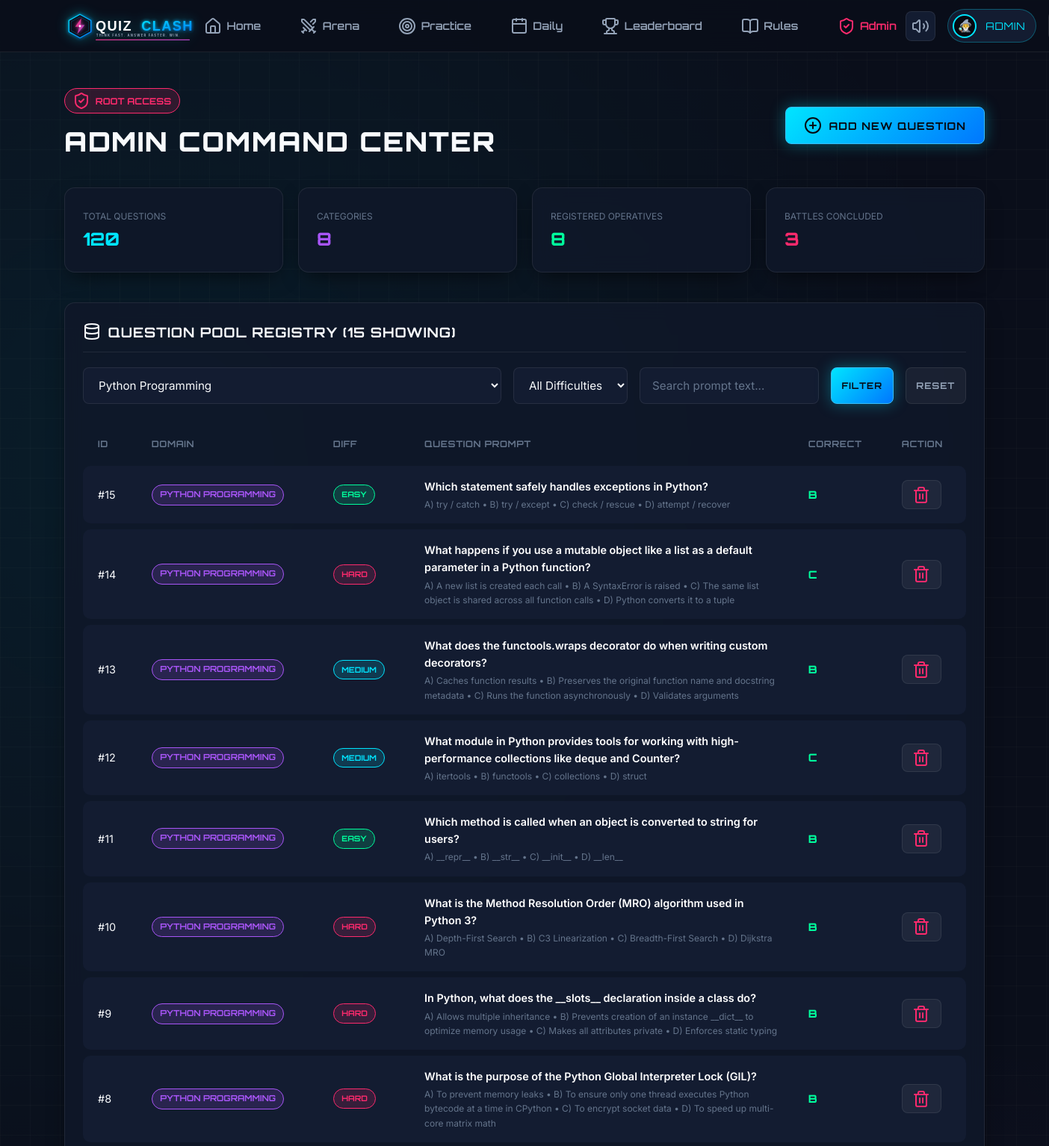
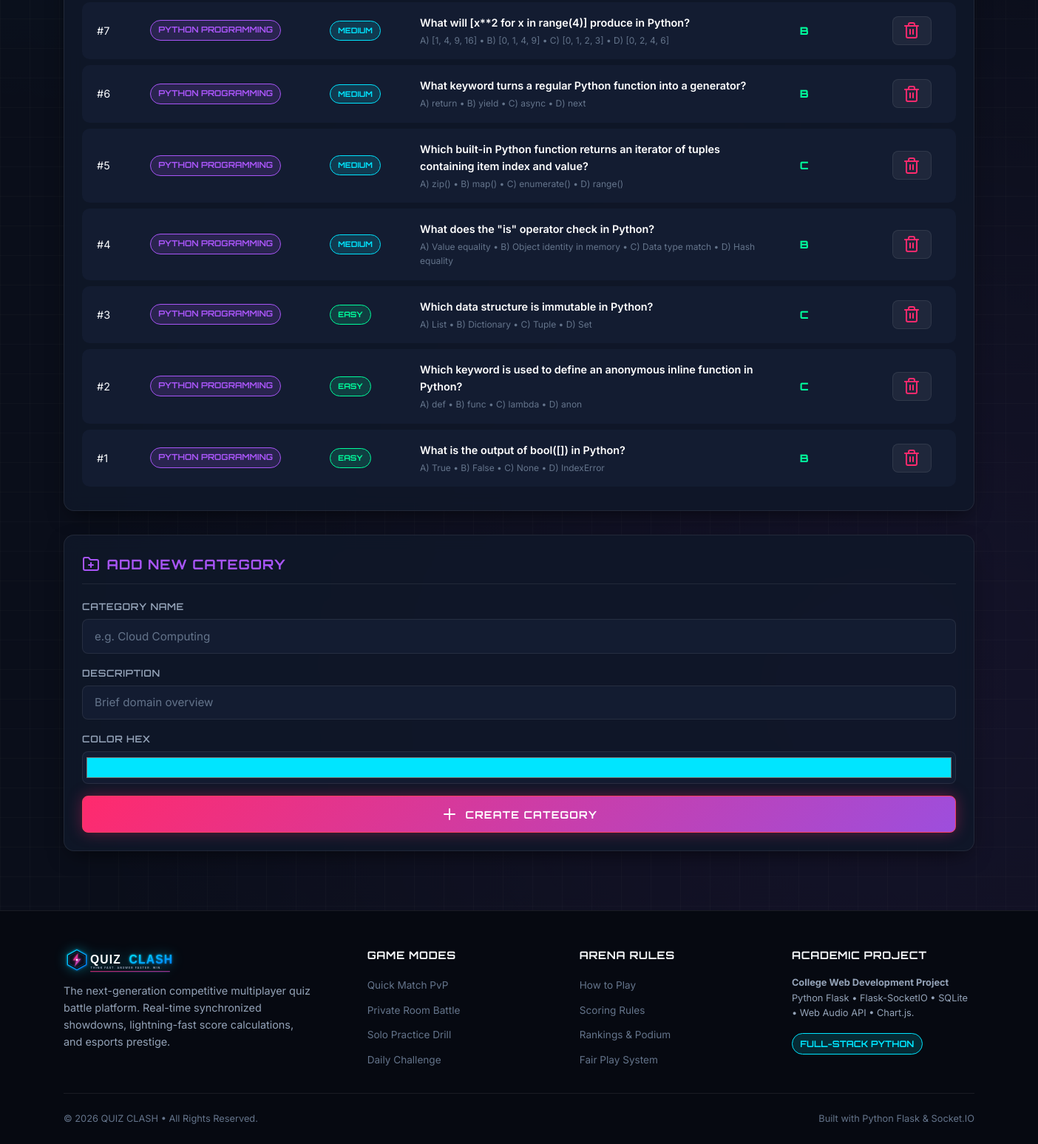
The app's page /admin/?category_id=1 (signed in) with its own data (2 pictures, top to bottom).
### models/user.py (models this page shows, shortened)
class User(db.Model):
    __tablename__ = 'users'
    id = db.Column(db.Integer, primary_key=True)
    username = db.Column(db.String(40), unique=True, nullable=False, index=True)
    email = db.Column(db.String(120), unique=True, nullable=True)
    password_hash = db.Column(db.String(255), nullable=False)
    avatar = db.Column(db.String(50), default='cyber_ninja')
    is_guest = db.Column(db.Boolean, default=False)
    is_admin = db.Column(db.Boolean, default=False)
    created_at = db.Column(db.DateTime, default=lambda: datetime.now(timezone.utc))
    last_active = db.Column(db.DateTime, default=lambda: datetime.now(timezone.utc))
    stats = db.relationship('PlayerStats', backref='user', uselist=False, cascade='all, delete-orphan')
    achievements = db.relationship('UserAchievement', backref='user', lazy='dynamic', cascade='all, delete-orphan')
    participations = db.relationship('MatchParticipant', backref='user', lazy='dynamic')

### models/question.py (models this page shows, shortened)
class Question(db.Model):
    __tablename__ = 'questions'
    id = db.Column(db.Integer, primary_key=True)
    category_id = db.Column(db.Integer, db.ForeignKey('categories.id', ondelete='CASCADE'), nullable=False)
    difficulty = db.Column(db.String(20), default='medium')  # 'easy', 'medium', 'hard'
    question_text = db.Column(db.Text, nullable=False)
    option_a = db.Column(db.String(255), nullable=False)
    option_b = db.Column(db.String(255), nullable=False)
    option_c = db.Column(db.String(255), nullable=False)
    option_d = db.Column(db.String(255), nullable=False)
    correct_option = db.Column(db.String(1), nullable=False)  # 'A', 'B', 'C', 'D'
    explanation = db.Column(db.Text, nullable=True)
    created_at = db.Column(db.DateTime, default=lambda: datetime.now(timezone.utc))

class Category(db.Model):
    __tablename__ = 'categories'
    id = db.Column(db.Integer, primary_key=True)
    name = db.Column(db.String(80), unique=True, nullable=False)
    slug = db.Column(db.String(80), unique=True, nullable=False)
    description = db.Column(db.String(255), nullable=True)
    icon_name = db.Column(db.String(50), default='zap')
    color_hex = db.Column(db.String(20), default='#00E5FF')
    questions = db.relationship('Question', backref='category', lazy='dynamic', cascade='all, delete-orphan')

### routes/admin.py (the view)
@admin_bp.route('/', strict_slashes=False)
@admin_required
def admin_panel():
    total_users = User.query.count()
    total_questions = Question.query.count()
    total_categories = Category.query.count()
    total_battles = MatchHistory.query.count()
    categories = Category.query.all()
    category_id = request.args.get('category_id')
    difficulty = request.args.get('difficulty')
    search_q = request.args.get('q', '').strip()
    q_query = Question.query
    if category_id and category_id != 'all':
        q_query = q_query.filter_by(category_id=int(category_id))
    if difficulty and difficulty != 'all':
        q_query = q_query.filter_by(difficulty=difficulty)
    if search_q:
        q_query = q_query.filter(Question.question_text.ilike(f'%{search_q}%'))
    questions = q_query.order_by(Question.id.desc()).all()
    recent_battles = MatchHistory.query.order_by(MatchHistory.played_at.desc()).limit(8).all()
    return render_template(
        'admin.html',
        total_users=total_users,
        total_questions=total_questions,
        total_categories=total_categories,
        total_battles=total_battles,
        categories=categories,
        questions=questions,
        recent_battles=recent_battles,
        selected_category=category_id,
        selected_difficulty=difficulty,
        search_q=search_q
    )

### routes/admin.py (called while the page is built)
def admin_required(view):
    @functools.wraps(view)
    def wrapped_view(**kwargs):
        if 'user_id' not in session:
            flash('Admin login required.', 'danger')
            return redirect(url_for('auth.login'))
        user = db.session.get(User, session['user_id'])
        if not user or not user.is_admin:
            flash('Access denied. Administrator privileges required.', 'danger')
            return redirect(url_for('dashboard.dashboard_view'))
        return view(**kwargs)
    return wrapped_view

### templates/admin.html (shortened to what this page needs)
{% extends "base.html" %}
{% block content %}
<div class="container" style="padding: 3rem 1.5rem 5rem 1.5rem;">
  <div style="display: flex; align-items: center; justify-content: space-between; margin-bottom: 2rem; flex-wrap: wrap; gap: 1rem;">
    <div>
      <span class="badge-cyber badge-pink"><i data-lucide="shield-check"></i> ROOT ACCESS</span>
      <h2 style="font-size: 2.25rem; font-weight: 900; margin-top: 0.4rem;">ADMIN COMMAND CENTER</h2>
    </div>
    <button type="button" class="btn-cyber btn-cyber-primary" onclick="document.getElementById('addQuestionModal').style.display='flex'">
      <i data-lucide="plus-circle"></i> Add New Question
    </button>
  </div>
  <div style="display: grid; grid-template-columns: repeat(auto-fit, minmax(200px, 1fr)); gap: 1.25rem; margin-bottom: 2.5rem;">
    <div class="cyber-card">
      <span class="breakdown-stat-label">Total Questions</span>
      <div class="breakdown-stat-val text-cyan">{{ total_questions }}</div>
    </div>
    <div class="cyber-card">
      <span class="breakdown-stat-label">Categories</span>
      <div class="breakdown-stat-val text-purple">{{ total_categories }}</div>
    </div>
    <div class="cyber-card">
      <span class="breakdown-stat-label">Registered Operatives</span>
      <div class="breakdown-stat-val text-green">{{ total_users }}</div>
    </div>
    <div class="cyber-card">
      <span class="breakdown-stat-label">Battles Concluded</span>
      <div class="breakdown-stat-val text-pink">{{ total_battles }}</div>
    </div>
  </div>
  <div class="cyber-card" style="margin-bottom: 2rem;">
    <div class="cyber-card-header">
      <h3 class="cyber-card-title"><i data-lucide="database"></i> Question Pool Registry ({{ questions|length }} Showing)</h3>
    </div>
    <form method="GET" action="{{ url_for('admin.admin_panel') }}" style="display: flex; gap: 1rem; flex-wrap: wrap; margin-bottom: 1.5rem;">
      <select name="category_id" class="form-control" style="width: auto; flex-grow: 1;">
        {% for cat in categories %}
          <option value="{{ cat.id }}" {% if selected_category == cat.id|string %}selected{% endif %}>{{ cat.name }}</option>
        {% endfor %}
      </select>
      <select name="difficulty" class="form-control" style="width: auto;">
        <option value="all">All Difficulties</option>
      </select>
      <input type="text" name="q" value="{{ search_q }}" class="form-control" placeholder="Search prompt text..." style="width: 240px;">
      <button type="submit" class="btn-cyber btn-cyber-primary btn-sm">Filter</button>
      {% if search_q or selected_category or selected_difficulty %}
        <a href="{{ url_for('admin.admin_panel') }}" class="btn-cyber btn-cyber-ghost btn-sm">Reset</a>
      {% endif %}
    </form>
    <div style="overflow-x: auto;">
      <table class="cyber-table">
        <thead>
          <tr>
            <th>ID</th>
            <th>Domain</th>
            <th>Diff</th>
            <th>Question Prompt</th>
            <th>Correct</th>
            <th>Action</th>
          </tr>
        </thead>
        <tbody>
          {% for q in questions %}
            <tr>
              <td>#{{ q.id }}</td>
              <td><span class="badge-cyber badge-purple" style="font-size: 0.7rem;">{{ q.category.name if q.category else 'None' }}</span></td>
              <td>
                <span class="badge-cyber {% if q.difficulty == 'easy' %}badge-green{% elif q.difficulty == 'hard' %}badge-pink{% else %}badge-cyan{% endif %}" style="font-size: 0.65rem;">
                  {{ q.difficulty|upper }}
                </span>
              </td>
              <td style="max-width: 460px;">
                <div style="font-weight: 600; color: #fff; margin-bottom: 0.2rem;">{{ q.question_text }}</div>
                <div style="font-size: 0.75rem; color: var(--text-muted);">
                  A) {{ q.option_a }} &bull; B) {{ q.option_b }} &bull; C) {{ q.option_c }} &bull; D) {{ q.option_d }}
                </div>
              </td>
              <td class="font-heading text-green" style="font-weight: 800;">{{ q.correct_option }}</td>
              <td>
                <form method="POST" action="{{ url_for('admin.delete_question', question_id=q.id) }}" onsubmit="return confirm('Permanently remove this question?');">
                  <button type="submit" class="btn-cyber btn-cyber-ghost btn-sm text-pink" title="Delete Question">
                    <i data-lucide="trash-2"></i>
                  </button>
                </form>
              </td>
            </tr>
          {% else %}
            <tr>
              <td colspan="6" style="text-align: center; padding: 2rem; color: var(--text-muted);">
                No questions found matching criteria.
              </td>
            </tr>
          {% endfor %}
        </tbody>
      </table>
    </div>
  </div>
  <div class="cyber-card">
    <div class="cyber-card-header">
      <h3 class="cyber-card-title text-purple"><i data-lucide="folder-plus"></i> Add New Category</h3>
    </div>
    <form method="POST" action="{{ url_for('admin.add_category') }}" style="display: grid; grid-template-columns: repeat(auto-fit, minmax(220px, 1fr)) auto; gap: 1rem; align-items: flex-end;">
      <div class="form-group" style="margin-bottom: 0;">
        <label class="form-label">Category Name</label>
        <input type="text" name="name" class="form-control" placeholder="e.g. Cloud Computing" required>
      </div>
      <div class="form-group" style="margin-bottom: 0;">
        <label class="form-label">Description</label>
        <input type="text" name="description" class="form-control" placeholder="Brief domain overview">
      </div>
      <div class="form-group" style="margin-bottom: 0;">
        <label class="form-label">Color Hex</label>
        <input type="color" name="color_hex" value="#00e5ff" class="form-control" style="height: 44px; padding: 0.2rem;">
      </div>
      <button type="submit" class="btn-cyber btn-cyber-secondary">
        <i data-lucide="plus"></i> Create Category
      </button>
    </form>
  </div>
</div>
{% endblock %}

### templates/base.html (shortened to what this page needs)
<!DOCTYPE html>
<html lang="en">
<head>
  <link rel="stylesheet" href="{{ url_for('static', filename='css/style.css') }}">
</head>
<body>
  <nav class="navbar">
    <div class="container nav-container">
      <a href="{{ url_for('main.index') }}" class="nav-brand">
        <img src="{{ url_for('static', filename='images/logo.svg') }}" alt="{{ app_name }}">
      </a>
      <ul class="nav-links" id="navLinks">
        <li><a href="{{ url_for('main.index') }}" class="nav-link"><i data-lucide="home"></i> Home</a></li>
        {% if session.get('user_id') %}
          <li><a href="{{ url_for('dashboard.dashboard_view') }}" class="nav-link"><i data-lucide="swords"></i> Arena</a></li>
          <li><a href="{{ url_for('dashboard.practice_view') }}" class="nav-link"><i data-lucide="target"></i> Practice</a></li>
          <li><a href="{{ url_for('dashboard.daily_challenge') }}" class="nav-link"><i data-lucide="calendar"></i> Daily</a></li>
        {% endif %}
        <li><a href="{{ url_for('leaderboard.leaderboard_view') }}" class="nav-link"><i data-lucide="trophy"></i> Leaderboard</a></li>
        <li><a href="{{ url_for('main.rules') }}" class="nav-link"><i data-lucide="book-open"></i> Rules</a></li>
        {% if session.get('is_admin') %}
          <li><a href="{{ url_for('admin.admin_panel') }}" class="nav-link text-pink"><i data-lucide="shield-check"></i> Admin</a></li>
        {% endif %}
      </ul>
      <div class="nav-actions">
        <button class="btn-audio-toggle" id="audioToggleBtn" title="Toggle Sound Effects">
        </button>
        {% if session.get('user_id') %}
          <a href="{{ url_for('profile.profile_view') }}" class="nav-user-pill" title="View Profile">
            <span class="nav-user-avatar">
              {% if session.get('avatar') == 'cyber_ninja' %}🥷
              {% elif session.get('avatar') == 'pixel_queen' %}👑
              {% elif session.get('avatar') == 'neon_falcon' %}🦅
              {% elif session.get('avatar') == 'shadow_knight' %}⚔️
              {% elif session.get('avatar') == 'code_wizard' %}🧙‍♂️
              {% elif session.get('avatar') == 'mecha_titan' %}🤖
              {% elif session.get('avatar') == 'quantum_ghost' %}👻
              {% else %}🦊{% endif %}
            </span>
            <span class="font-heading" style="font-size: 0.85rem;">{{ session.get('username') }}</span>
          </a>
        {% else %}
          <a href="{{ url_for('auth.guest_login') }}" class="btn-cyber btn-cyber-outline btn-sm">Guest</a>
          <a href="{{ url_for('auth.login') }}" class="btn-cyber btn-cyber-ghost btn-sm">Login</a>
          <a href="{{ url_for('auth.register') }}" class="btn-cyber btn-cyber-primary btn-sm">Sign Up</a>
        {% endif %}
      </div>
    </div>
  </nav>
  <main style="flex-grow: 1;">
    {% block content %}{% endblock %}
  </main>
  <footer class="footer">
    <div class="container">
      <div class="footer-grid">
        <div>
          <div class="nav-brand" style="margin-bottom: 0.5rem;">
            <img src="{{ url_for('static', filename='images/logo.svg') }}" alt="{{ app_name }}" style="height: 36px;">
          </div>
          <p class="footer-desc">
            The next-generation competitive multiplayer quiz battle platform. Real-time synchronized showdowns, lightning-fast score calculations, and esports prestige.
          </p>
        </div>
        <div>
          <h4 class="footer-heading">Game Modes</h4>
          <ul class="footer-links">
            <li><a href="{% if session.get('user_id') %}{{ url_for('dashboard.dashboard_view') }}{% else %}{{ url_for('auth.login') }}{% endif %}" class="footer-link">Quick Match PvP</a></li>
            <li><a href="{% if session.get('user_id') %}{{ url_for('dashboard.dashboard_view') }}{% else %}{{ url_for('auth.login') }}{% endif %}" class="footer-link">Private Room Battle</a></li>
            <li><a href="{% if session.get('user_id') %}{{ url_for('dashboard.practice_view') }}{% else %}{{ url_for('auth.login') }}{% endif %}" class="footer-link">Solo Practice Drill</a></li>
            <li><a href="{% if session.get('user_id') %}{{ url_for('dashboard.daily_challenge') }}{% else %}{{ url_for('auth.login') }}{% endif %}" class="footer-link">Daily Challenge</a></li>
          </ul>
        </div>
        <div>
          <h4 class="footer-heading">Arena Rules</h4>
          <ul class="footer-links">
            <li><a href="{{ url_for('main.how_to_play') }}" class="footer-link">How to Play</a></li>
            <li><a href="{{ url_for('main.rules') }}" class="footer-link">Scoring Rules</a></li>
            <li><a href="{{ url_for('leaderboard.leaderboard_view') }}" class="footer-link">Rankings & Podium</a></li>
            <li><a href="{{ url_for('main.rules') }}#fairplay" class="footer-link">Fair Play System</a></li>
          </ul>
        </div>
        <div>
          <h4 class="footer-heading">Academic Project</h4>
          <p class="footer-desc" style="font-size: 0.8rem; margin-top: 0;">
            <strong>College Web Development Project</strong><br>
            Python Flask &bull; Flask-SocketIO &bull; SQLite &bull; Web Audio API &bull; Chart.js.
          </p>
          <div style="margin-top: 1rem;">
            <span class="badge-cyber badge-cyan">Full-Stack Python</span>
          </div>
        </div>
      </div>
      <div class="footer-bottom">
        <span>&copy; {{ current_year }} {{ app_name }} &bull; All Rights Reserved.</span>
        <span>Built with Python Flask &amp; Socket.IO</span>
      </div>
    </div>
  </footer>
</body>
</html>

### records on screen
User: get "ADMIN"
Question: id "15", category "PYTHON PROGRAMMING", difficulty "EASY", question_text "Which statement safely handles exceptions in Python?", option_a "try / catch", option_b "try / except", option_c "check / rescue", option_d "attempt / recover", correct_option "B"
Question: id "14", category "PYTHON PROGRAMMING", difficulty "HARD", question_text "What happens if you use a mutable object like a list as a default parameter in a Python function?", option_a "A new list is created each call", option_b "A SyntaxError is raised", option_c "The same list object is shared across all function calls", option_d "Python converts it to a tuple", correct_option "C"
Question: id "13", category "PYTHON PROGRAMMING", difficulty "MEDIUM", question_text "What does the functools.wraps decorator do when writing custom decorators?", option_a "Caches function results", option_b "Preserves the original function name and docstring metadata", option_c "Runs the function asynchronously", option_d "Validates arguments", correct_option "B"
Question: id "12", category "PYTHON PROGRAMMING", difficulty "MEDIUM", question_text "What module in Python provides tools for working with high-performance collections like deque and Counter?", option_a "itertools", option_b "functools", option_c "collections", option_d "struct", correct_option "C"
Question: id "11", category "PYTHON PROGRAMMING", difficulty "EASY", question_text "Which method is called when an object is converted to string for users?", option_a "__repr__", option_b "__str__", option_c "__init__", option_d "__len__", correct_option "B"
Question: id "10", category "PYTHON PROGRAMMING", difficulty "HARD", question_text "What is the Method Resolution Order (MRO) algorithm used in Python 3?", option_a "Depth-First Search", option_b "C3 Linearization", option_c "Breadth-First Search", option_d "Dijkstra MRO", correct_option "B"
Question: id "9", category "PYTHON PROGRAMMING", difficulty "HARD", question_text "In Python, what does the __slots__ declaration inside a class do?", option_a "Allows multiple inheritance", option_b "Prevents creation of an instance __dict__ to optimize memory usage", option_c "Makes all attributes private", option_d "Enforces static typing", correct_option "B"
Question: id "8", category "PYTHON PROGRAMMING", difficulty "HARD", question_text "What is the purpose of the Python Global Interpreter Lock (GIL)?", option_a "To prevent memory leaks", option_b "To ensure only one thread executes Python bytecode at a time in CPython", option_c "To encrypt socket data", option_d "To speed up multi-core matrix math", correct_option "B"
Question: id "7", category "PYTHON PROGRAMMING", difficulty "MEDIUM", question_text "What will [x**2 for x in range(4)] produce in Python?", option_a "[1, 4, 9, 16]", option_b "[0, 1, 4, 9]", option_c "[0, 1, 2, 3]", option_d "[0, 2, 4, 6]", correct_option "B"
Question: id "6", category "PYTHON PROGRAMMING", difficulty "MEDIUM", question_text "What keyword turns a regular Python function into a generator?", option_a "return", option_b "yield", option_c "async", option_d "next", correct_option "B"
Question: id "5", category "PYTHON PROGRAMMING", difficulty "MEDIUM", question_text "Which built-in Python function returns an iterator of tuples containing item index and value?", option_a "zip()", option_b "map()", option_c "enumerate()", option_d "range()", correct_option "C"
Question: id "4", category "PYTHON PROGRAMMING", difficulty "MEDIUM", question_text "What does the \"is\" operator check in Python?", option_a "Value equality", option_b "Object identity in memory", option_c "Data type match", option_d "Hash equality", correct_option "B"
Question: id "3", category "PYTHON PROGRAMMING", difficulty "EASY", question_text "Which data structure is immutable in Python?", option_a "List", option_b "Dictionary", option_c "Tuple", option_d "Set", correct_option "C"
Question: id "2", category "PYTHON PROGRAMMING", difficulty "EASY", question_text "Which keyword is used to define an anonymous inline function in Python?", option_a "def", option_b "func", option_c "lambda", option_d "anon", correct_option "C"
Question: id "1", category "PYTHON PROGRAMMING", difficulty "EASY", question_text "What is the output of bool([]) in Python?", option_a "True", option_b "False", option_c "None", option_d "IndexError", correct_option "B"

### other values on screen
{{ total_questions }} "120"
{{ total_categories }} "8"
{{ total_users }} "8"
{{ total_battles }} "3"
{{ questions|length }} "15"
{{ current_year }} "2026"
{{ app_name }} "QUIZ CLASH"
form field category_id "Python Programming"
